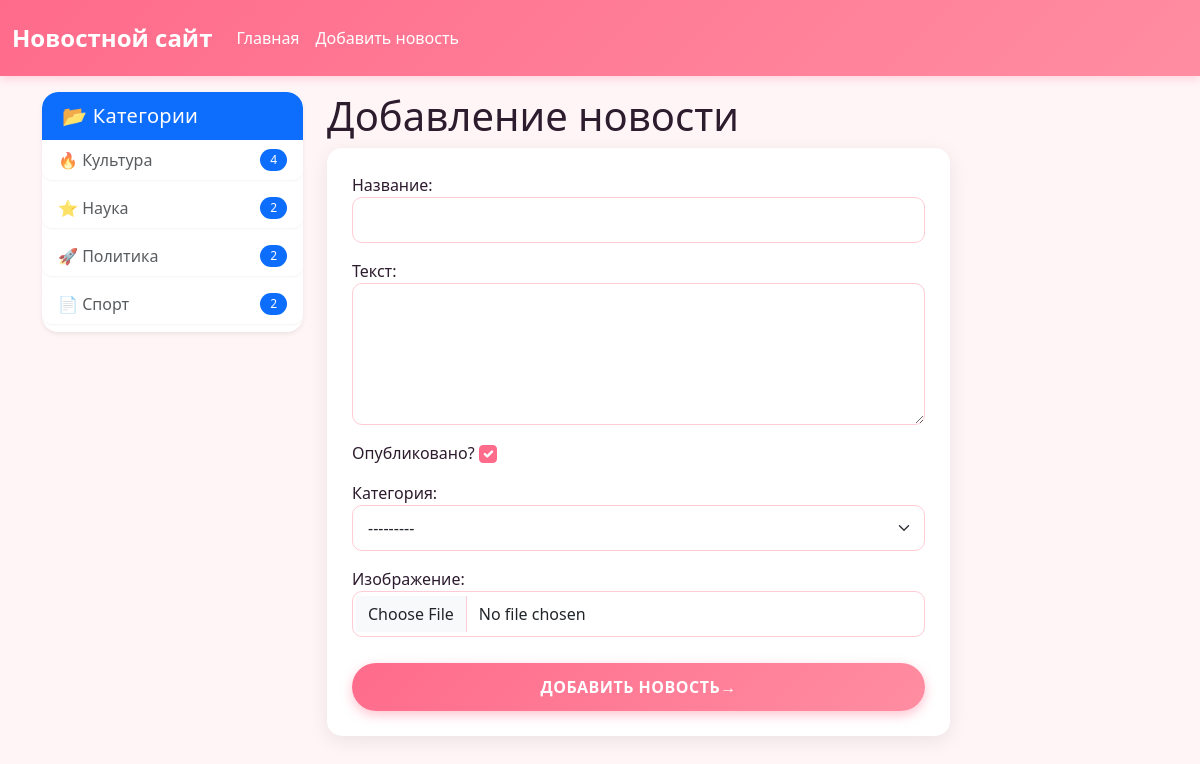
The app's page /add_news/ with its own data.
### news/models.py (models this page shows)
class Category(models.Model):
    title = models.CharField(max_length=150, db_index=True,
                             verbose_name='Наименование категории', blank=True)
    def get_absolute_url(self):
        return reverse('category', kwargs={'category_id': self.pk})
    def __str__(self):
        return self.title
    class Meta:
        verbose_name = 'Категория'
        verbose_name_plural = 'Категория'
        ordering = ['title', ]

### news/views.py (the view)
# urls.py: path('add_news/', views.CreateNews.as_view(), name='add_news'),
class CreateNews(CreateView):
    form_class = NewsForm
    template_name = 'news/add_news.html'
    success_url = reverse_lazy('home')

### news/forms.py (shortened to what this page needs)
class NewsForm(forms.ModelForm):
    class Meta:
        model = News
        fields = ['title', 'content', 'is_published', 'category', 'photo']
        labels = {
            'title': 'Название',
            'content': 'Текст',
            'is_published': 'Опубликовано?',
            'category': 'Категория',
            'photo': 'Изображение',
        }
        widgets = {
            'title': forms.TextInput(attrs={'class': 'form-control'}),
            'content': forms.Textarea(attrs={'class': 'form-control', 'rows': 5}),
            'is_published': forms.CheckboxInput(attrs={'class': 'form-check-input'}),
            'photo': forms.ClearableFileInput(attrs={'class': 'form-control'}),
            'category': forms.Select(attrs={'class': 'form-select'}),
        }

### news/templatetags/news_tags.py (called while the page is built)
@register.simple_tag(name='get_list_categories')
def get_list_categories():
    return Category.objects.annotate(
        cnt=Count('news', filter=Q(news__is_published=True))
    ).filter(cnt__gt=0)

### news/templates/news/add_news.html (shortened to what this page needs)
{% extends 'base.html' %}
{% block sidebar %}
    {% include 'inc/_sidebar.html' %}
{% endblock %}
{% block content %}
<div class="col-md-9">
    <h1>Добавление новости</h1>
    <form method="post" enctype="multipart/form-data">
        {% for field in form %}
            <div class="mb-3">
                {{ field.label_tag }}
                {{ field }}
            </div>
        {% endfor %}
        <button type="submit" class="btn btn-primary btn-block">Добавить новость</button>
    </form>
</div>
{% endblock %}

### templates/inc/_sidebar.html (shortened to what this page needs)
{% load news_tags %}
<div class="card shadow-sm border-0 rounded-4 mb-4">
    <div class="card-header bg-primary text-white rounded-top-4">
        <h5 class="mb-0">
            📂 Категории
        </h5>
    </div>
    <div class="list-group list-group-flush">
        {% get_list_categories as categories %}
        {% for item in categories %}
            <a href="{{ item.get_absolute_url }}"
               class="list-group-item list-group-item-action d-flex justify-content-between align-items-center">
                <span>
                    {% if forloop.counter == 1 %}🔥
                    {% elif forloop.counter == 2 %}⭐
                    {% elif forloop.counter == 3 %}🚀
                    {% else %}📄
                    {% endif %}
                    {{ item.title }}
                </span>
                <span class="badge bg-primary rounded-pill">{{ item.cnt|default:0 }}</span>
            </a>
        {% empty %}
            <div class="list-group-item text-muted text-center">
                Категории не добавлены
            </div>
        {% endfor %}
    </div>
</div>

### MySite/static/css/style.css (style rules this page uses)
body { background-color: #fff5f7; font-family: 'Segoe UI', Tahoma, Geneva, Verdana, sans-serif; color: #2d1b2e; }
.card { border: none; border-radius: 15px; background: white; box-shadow: 0 5px 15px rgba(0, 0, 0, 0.08); margin-bottom: 25px; overflow: hidden; }
.card-header { background-color: #ff6b8b; color: white; padding: 12px 20px; font-weight: 600; border: none; }
.btn-primary { background: linear-gradient(135deg, #ff6b8b 0%, #ff8da1 100%); border: none; border-radius: 30px; padding: 10px 28px; font-weight: 700; font-size: 0.9rem; letter-spacing: 0.5px; color: white; text-transform: uppercase; box-shadow: 0 4px 12px rgba(255, 107, 139, 0.4); transition: all 0.3s ease; cursor: pointer; position: relative; overflow: hidden; }
.btn-primary::before { content: ''; position: absolute; top: 50%; left: 50%; width: 0; height: 0; border-radius: 50%; background: rgba(255, 255, 255, 0.5); transform: translate(-50%, -50%); transition: width 0.6s, height 0.6s; }
.btn-primary::after { content: ' →'; display: inline-block; transition: transform 0.3s ease; position: relative; z-index: 1; }
.list-group-item { border: none; background: white; margin-bottom: 8px; border-radius: 10px !important; box-shadow: 0 1px 3px rgba(0, 0, 0, 0.05); }
form { background: white; padding: 25px; border-radius: 15px; box-shadow: 0 5px 20px rgba(0, 0, 0, 0.08); }
.form-control, .form-select { border: 1px solid #ffccd5; border-radius: 10px; padding: 10px 15px; background-color: white; }
.form-check-input { width: 18px; height: 18px; cursor: pointer; }
.form-check-input:checked { background-color: #ff6b8b; border-color: #ff6b8b; }
form .btn-primary { width: 100%; padding: 12px; font-size: 1rem; margin-top: 10px; }
.list-group-item { transition: all 0.2s ease; border-left: none; border-right: none; }
.list-group-item:first-child { border-top: none; }
.badge { font-weight: 500; padding: 5px 10px; }
.card-header { padding: 12px 20px; font-weight: 600; letter-spacing: 0.3px; }

### records on screen
Category: title "Культура", cnt "4"
Category: title "Наука", cnt "2"
Category: title "Политика", cnt "2"
Category: title "Спорт", cnt "2"

### other values on screen
{{ field.label_tag }} "Название:" "Текст:" "Опубликовано?" "Категория:" "Изображение:"
